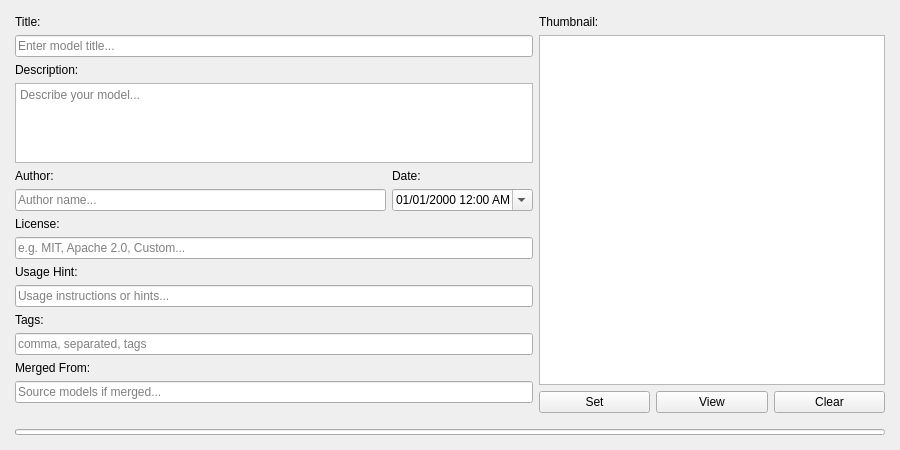
<?xml version="1.0" encoding="UTF-8"?>
<ui version="4.0">
 <class>EditorPanel</class>
 <widget class="QWidget" name="EditorPanel">
  <property name="geometry">
   <rect>
    <x>0</x>
    <y>0</y>
    <width>900</width>
    <height>450</height>
   </rect>
  </property>
  <property name="windowTitle">
   <string>Metadata Editor</string>
  </property>
  <layout class="QVBoxLayout" name="verticalLayout">
   <property name="leftMargin">
    <number>15</number>
   </property>
   <property name="topMargin">
    <number>15</number>
   </property>
   <property name="rightMargin">
    <number>15</number>
   </property>
   <property name="bottomMargin">
    <number>15</number>
   </property>
   <item>
    <layout class="QHBoxLayout" name="horizontalLayout" stretch="6,4">
     <item>
      <layout class="QVBoxLayout" name="leftColumn">
       <item>
        <widget class="QLabel" name="titleLabel">
         <property name="text">
          <string>Title:</string>
         </property>
        </widget>
       </item>
       <item>
        <widget class="QLineEdit" name="titleEdit">
         <property name="placeholderText">
          <string>Enter model title...</string>
         </property>
        </widget>
       </item>
       <item>
        <widget class="QLabel" name="descriptionLabel">
         <property name="text">
          <string>Description:</string>
         </property>
        </widget>
       </item>
       <item>
        <widget class="QTextEdit" name="descriptionEdit">
         <property name="maximumSize">
          <size>
           <width>16777215</width>
           <height>100</height>
          </size>
         </property>
         <property name="placeholderText">
          <string>Describe your model...</string>
         </property>
        </widget>
       </item>
       <item>
        <layout class="QHBoxLayout" name="authorDateLayout">
         <item>
          <layout class="QVBoxLayout" name="authorLayout">
           <item>
            <widget class="QLabel" name="authorLabel">
             <property name="text">
              <string>Author:</string>
             </property>
            </widget>
           </item>
           <item>
            <widget class="QLineEdit" name="authorEdit">
             <property name="sizePolicy">
              <sizepolicy hsizetype="Expanding" vsizetype="Fixed">
               <horstretch>0</horstretch>
               <verstretch>0</verstretch>
              </sizepolicy>
             </property>
             <property name="placeholderText">
              <string>Author name...</string>
             </property>
            </widget>
           </item>
          </layout>
         </item>
         <item>
          <layout class="QVBoxLayout" name="dateLayout">
           <item>
            <widget class="QLabel" name="dateLabel">
             <property name="text">
              <string>Date:</string>
             </property>
             <property name="alignment">
              <set>Qt::AlignmentFlag::AlignLeading|Qt::AlignmentFlag::AlignLeft|Qt::AlignmentFlag::AlignVCenter</set>
             </property>
            </widget>
           </item>
           <item>
            <widget class="QDateTimeEdit" name="dateTimeEdit">
             <property name="minimumSize">
              <size>
               <width>140</width>
               <height>22</height>
              </size>
             </property>
             <property name="alignment">
              <set>Qt::AlignmentFlag::AlignLeading|Qt::AlignmentFlag::AlignLeft|Qt::AlignmentFlag::AlignVCenter</set>
             </property>
             <property name="buttonSymbols">
              <enum>QAbstractSpinBox::ButtonSymbols::UpDownArrows</enum>
             </property>
             <property name="displayFormat">
              <string>MM/dd/yyyy h:mm AP</string>
             </property>
             <property name="calendarPopup">
              <bool>true</bool>
             </property>
            </widget>
           </item>
          </layout>
         </item>
        </layout>
       </item>
       <item>
        <widget class="QLabel" name="licenseLabel">
         <property name="text">
          <string>License:</string>
         </property>
        </widget>
       </item>
       <item>
        <widget class="QLineEdit" name="licenseEdit">
         <property name="placeholderText">
          <string>e.g. MIT, Apache 2.0, Custom...</string>
         </property>
        </widget>
       </item>
       <item>
        <widget class="QLabel" name="usageHintLabel">
         <property name="text">
          <string>Usage Hint:</string>
         </property>
        </widget>
       </item>
       <item>
        <widget class="QLineEdit" name="usageHintEdit">
         <property name="placeholderText">
          <string>Usage instructions or hints...</string>
         </property>
        </widget>
       </item>
       <item>
        <widget class="QLabel" name="tagsLabel">
         <property name="text">
          <string>Tags:</string>
         </property>
        </widget>
       </item>
       <item>
        <widget class="QLineEdit" name="tagsEdit">
         <property name="placeholderText">
          <string>comma, separated, tags</string>
         </property>
        </widget>
       </item>
       <item>
        <widget class="QLabel" name="mergedFromLabel">
         <property name="text">
          <string>Merged From:</string>
         </property>
        </widget>
       </item>
       <item>
        <widget class="QLineEdit" name="mergedFromEdit">
         <property name="placeholderText">
          <string>Source models if merged...</string>
         </property>
        </widget>
       </item>
       <item>
        <spacer name="verticalSpacer">
         <property name="orientation">
          <enum>Qt::Orientation::Vertical</enum>
         </property>
         <property name="sizeHint" stdset="0">
          <size>
           <width>20</width>
           <height>40</height>
          </size>
         </property>
        </spacer>
       </item>
      </layout>
     </item>
     <item>
      <layout class="QVBoxLayout" name="thumbnailColumn">
       <item>
        <widget class="QLabel" name="thumbnailLabel">
         <property name="text">
          <string>Thumbnail:</string>
         </property>
        </widget>
       </item>
       <item>
        <widget class="ImageWidget" name="thumbnailDisplay">
         <property name="sizePolicy">
          <sizepolicy hsizetype="Expanding" vsizetype="Expanding">
           <horstretch>0</horstretch>
           <verstretch>1</verstretch>
          </sizepolicy>
         </property>
        </widget>
       </item>
       <item>
        <layout class="QHBoxLayout" name="thumbnailButtonsLayout">
         <item>
          <widget class="QPushButton" name="setThumbnailBtn">
           <property name="maximumSize">
            <size>
             <width>16777215</width>
             <height>24</height>
            </size>
           </property>
           <property name="text">
            <string>Set</string>
           </property>
          </widget>
         </item>
         <item>
          <widget class="QPushButton" name="viewThumbnailBtn">
           <property name="maximumSize">
            <size>
             <width>16777215</width>
             <height>24</height>
            </size>
           </property>
           <property name="text">
            <string>View</string>
           </property>
          </widget>
         </item>
         <item>
          <widget class="QPushButton" name="clearThumbnailBtn">
           <property name="maximumSize">
            <size>
             <width>16777215</width>
             <height>24</height>
            </size>
           </property>
           <property name="text">
            <string>Clear</string>
           </property>
          </widget>
         </item>
        </layout>
       </item>
       <item>
        <spacer name="thumbnailSpacer">
         <property name="orientation">
          <enum>Qt::Orientation::Vertical</enum>
         </property>
         <property name="sizeHint" stdset="0">
          <size>
           <width>20</width>
           <height>10</height>
          </size>
         </property>
        </spacer>
       </item>
      </layout>
     </item>
    </layout>
   </item>
   <item>
    <widget class="QProgressBar" name="progressBar">
     <property name="maximumSize">
      <size>
       <width>16777215</width>
       <height>6</height>
      </size>
     </property>
     <property name="visible">
      <bool>false</bool>
     </property>
     <property name="value">
      <number>0</number>
     </property>
     <property name="textVisible">
      <bool>false</bool>
     </property>
    </widget>
   </item>
  </layout>
 </widget>
 <customwidgets>
  <customwidget>
   <class>ImageWidget</class>
   <extends>QGraphicsView</extends>
   <header>metaeditor_safetensors.components.image_widget</header>
  </customwidget>
 </customwidgets>
 <resources/>
 <connections/>
</ui>
